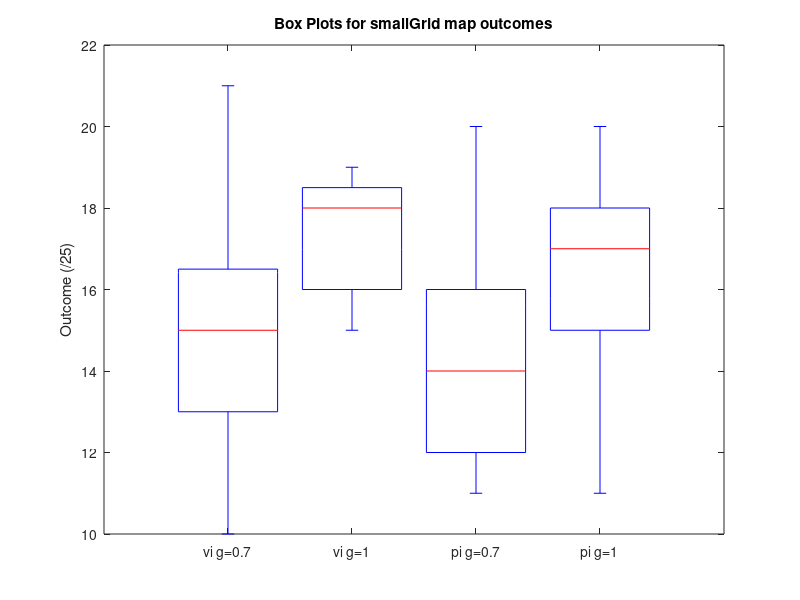
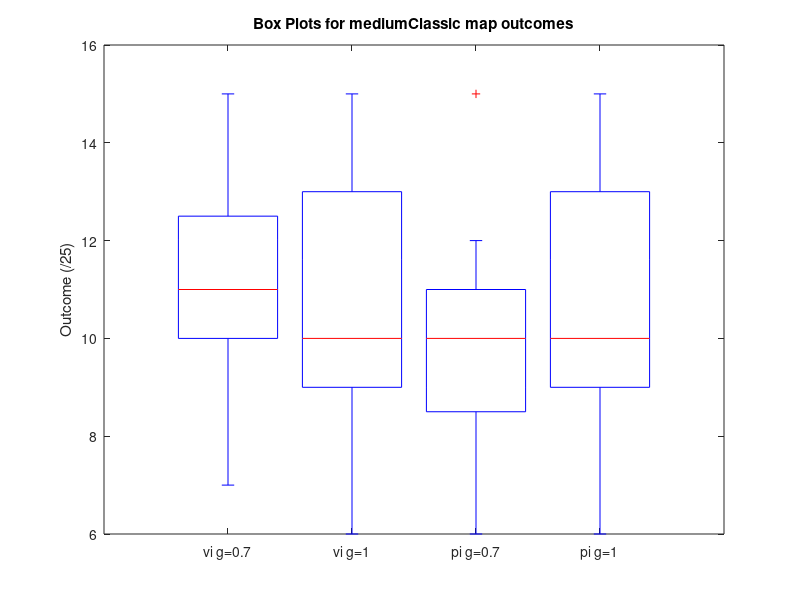

MATLAB code for these plots, in order:
vi_m_1 = [11 14 8 10 7 6 10 15 9 9 11 14 14 9 12];
vi_s_1 = [18 16 16 19 18 19 16 15 17 18 19 18 19 17 16];
vi_m_07 = [14 7 13 15 10 12 11 11 13 10 10 11 8 10 12];
vi_s_07 = [16 12 10 12 19 21 15 16 14 14 11 15 19 14 17];

pi_m_1 = [11 14 8 10 7 6 10 15 9 9 11 14 14 9 12];
pi_s_1 = [16 15 19 17 11 19 14 14 15 17 17 19 20 17 16];
pi_m_07 = [8 12 10 10 12 9 8 11 10 7 11 10 11 15 6];
pi_s_07 = [13 12 17 16 12 12 20 14 11 16 13 16 15 15 12];

data_small = [vi_s_07; vi_s_1; pi_s_07; pi_s_1];
data_medium = [vi_m_07; vi_m_1; pi_m_07; pi_m_1];
data_small = data_small.';
data_medium = data_medium.';

% x1 = [11 14 8 10 7 6 10 15 9 9 11 14 14 9 12];
% x2 = [18 16 16 19 18 19 16 15 17 18 19 18 19 17 16];
% % boxplot(vi_m_07)
% boxplot([vi_m_07,vi_s_07],'Labels',{'vi_m_07','vi_s_07'})

figure;
boxplot(data_small,"Labels",{'vi g=0.7', 'vi g=1', 'pi g=0.7', 'pi g=1'})
title('Box Plots for smallGrid map outcomes')
ylabel('Outcome (/25)')


figure;
boxplot(data_medium,"Labels",{'vi g=0.7', 'vi g=1', 'pi g=0.7', 'pi g=1'})
title('Box Plots for mediumClassic map outcomes')
ylabel('Outcome (/25)')

